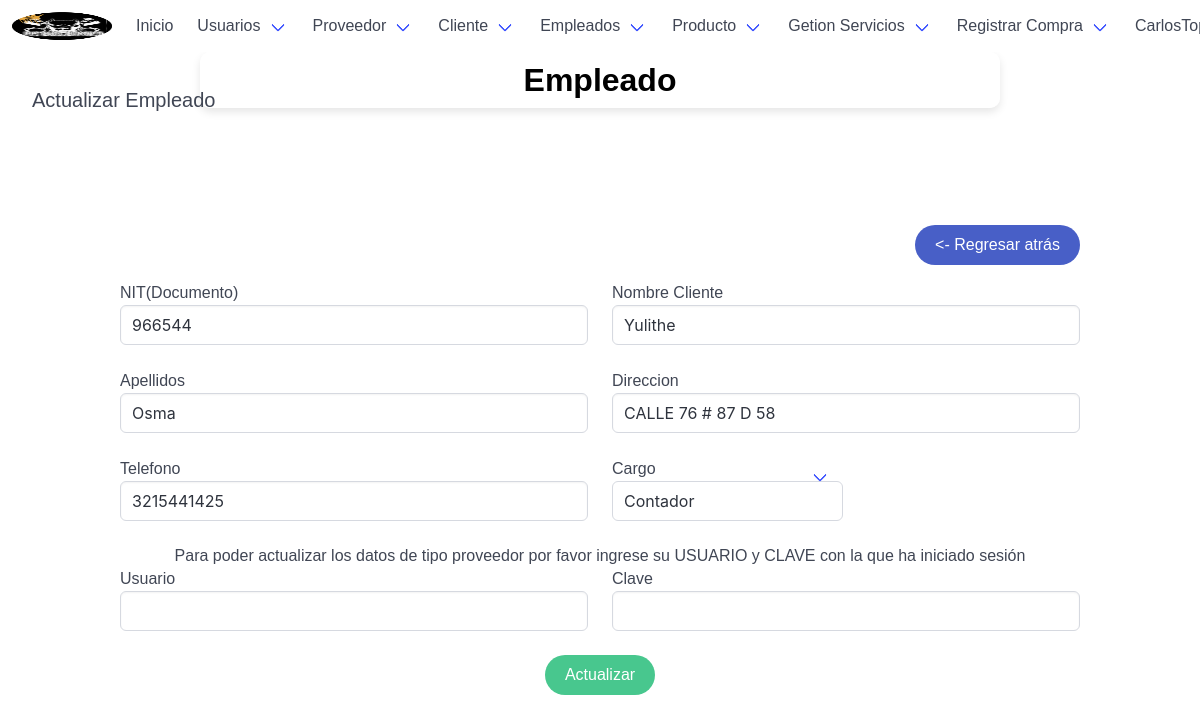
Page /employeeUpdate/966544/ (signed in) on the committed database.
### tables this page shows
CREATE TABLE `empleado` (
  `documento_emp` int(10) NOT NULL,
  `nom_empleado` varchar(50) NOT NULL,
  `ape_empleado` varchar(50) NOT NULL,
  `direccion` varchar(50) NOT NULL,
  `telefono` bigint(15) NOT NULL,
  `id_cargos` int(10) DEFAULT NULL
);

### autoload.php (called while the page is built, shortened)
<?php
    spl_autoload_register(function($clase){
        $archivo=__DIR__."/".$clase.".php";
        $archivo=str_replace("\\","/",$archivo);
    });

### app/models/mainModel.php (called while the page is built, shortened)
<?php
    class mainModel {
        private $server = DB_SERVER;
        private $db = DB_NAME;
        private $user = DB_USER;
        private $pass = DB_PASS;
		public function conectar(){
            $conexion = new PDO("mysql:host=".$this->server.";dbname=".$this->db,$this->user,$this->pass);
			$conexion->exec("SET CHARACTER SET utf8");
			return $conexion;
        }
        protected function ejecutarConsulta($consulta){
            $sql = $this->conectar()->prepare($consulta);
            $sql->execute();
            return $sql;
        }
        public function limpiarCadena($cadena){
			$palabras=["<script>","</script>","<script src","<script type=","SELECT * FROM","SELECT "," SELECT ","DELETE FROM","INSERT INTO","DROP TABLE","DROP DATABASE","TRUNCATE TABLE","SHOW TABLES","SHOW DATABASES","<?php","?>","--","^","<",">","==","=",";","::"];
			$cadena=trim($cadena);
			$cadena=stripslashes($cadena);
			$cadena=trim($cadena);
			$cadena=stripslashes($cadena);
			return $cadena;
		}
        public function seleccionarDatos($tipo,$tabla,$campo,$id){
			$tipo=$this->limpiarCadena($tipo);
			$tabla=$this->limpiarCadena($tabla);
			$campo=$this->limpiarCadena($campo);
			$id=$this->limpiarCadena($id);
            if($tipo=="Unico"){
                $sql=$this->conectar()->prepare("SELECT * FROM $tabla WHERE $campo=:ID");
                $sql->bindParam(":ID",$id);
            }elseif($tipo=="Normal"){
                $sql=$this->conectar()->prepare("SELECT $campo FROM $tabla");
            }
            $sql->execute();
            return $sql;
		}
    }

### app/controllers/employeeController.php (the view, shortened to what this page needs)
<?php
	class employeeController extends mainModel{
		public function obtenerCargoActual($id_Cargo_actual = null) {
			$consulta_datos = "SELECT * FROM cargos  ORDER BY id_cargos ASC";
			$stmt = $this->ejecutarConsulta($consulta_datos);
			$stmt->execute();
			$datos = $stmt->fetchAll();
			$opciones = '';
			foreach ($datos as $row) {
				$selected = ($row['id_cargos'] == $id_Cargo_actual) ? 'selected' : '';
				$opciones .= '<option value="' . htmlspecialchars($row['id_cargos']) . '" ' . $selected . '>' . htmlspecialchars($row['tipo_cargo']) . '</option>';
			}
			return $opciones;
		}
	}

### app/views/content/employeeUpdate-view.php (shortened to what this page needs)
<div class="container is-fluid mb-6">
    <?php
        $id=$insLogin->limpiarCadena($url[1]);
        if($id==$_SESSION['id']){
    ?>
    <h1 class="title">Mi cuenta</h1>
    <h2 class="subtitle">Actualizar cuenta</h2>
    <?php }else{ ?>
    <h1 class="title">Empleado</h1>
    <h2 class="subtitle">Actualizar Empleado</h2>
    <?php } ?>
</div>
<div class="container pb-6 pt-6">
    <?php
        include "./app/views/inc/btn_back.php";
        $datos=$insLogin->seleccionarDatos("Unico","empleado","documento_emp",$id);
        if($datos->rowCount()==1){
            $datos=$datos->fetch();
    ?>
    <form class="FormularioAjax" action="<?php echo APP_URL; ?>app/ajax/empleadoAjax.php" method="POST" autocomplete="off" >
        <div class="columns">
            <div class="column">
                <div class="control">
                    <label>NIT(Documento)</label>
                    <input class="input" type="number" name="documento_emp" pattern="[0-9]{3,40}" maxlength="16" value="<?php echo $datos['documento_emp']; ?>" required>
                </div>
            </div>
            <div class="column">
                <div class="control">
                    <label>Nombre Cliente</label>
                    <input class="input" type="text" name="nom_empleado" pattern="[a-zA-ZáéíóúÁÉÍÓÚñÑ ]{3,40}" maxlength="70" value="<?php echo $datos['nom_empleado']; ?>" required>
                </div>
            </div>
        </div>
        <div class="columns">
            <div class="column">
                <div class="control">
                    <label>Apellidos</label>
                    <input class="input" type="text" name="ape_empleado" pattern="[a-zA-ZáéíóúÁÉÍÓÚñÑ ]{3,40}" maxlength="75" value="<?php echo $datos['ape_empleado']; ?>" required>
                </div>
            </div>
            <div class="column">
                <div class="control">
                    <label>Direccion</label>
                    <input class="input" type="text" name="direccion" maxlength="100" value="<?php echo $datos['direccion']; ?>">
                </div>
            </div>
        </div>
        <div class="columns">
            <div class="column">
                <div class="control">
                    <label>Telefono</label>
                    <input class="input" type="number" name="telefono" pattern="[0-9]{3,40}" maxlength="15" value="<?php echo $datos['telefono']; ?>" required>
                </div>
            </div>
        <div class="column">
            <div class="select is-normal">
                <label>Cargo</label>
                <select name="id_cargos" id="id_cargos">
                    <?php
                    $id_cargo_actual = $datos['id_cargos'];
                    $controlador = new employeeController();
                    echo $controlador->obtenerCargoActual($id_cargo_actual);
                    ?>
                </select>
            </div>
        </div>
        </div>
        <p class="has-text-centered">
            Para poder actualizar los datos de tipo proveedor por favor ingrese su USUARIO y CLAVE con la que ha iniciado sesión
        </p>
        <div class="columns">
            <div class="column">
                <div class="control">
                    <label>Usuario</label>
                    <input class="input" type="text" name="administrador_usuario" pattern="[a-zA-Z0-9]{4,20}" maxlength="20" required >
                </div>
            </div>
            <div class="column">
                <div class="control">
                    <label>Clave</label>
                    <input class="input" type="password" name="administrador_clave" pattern="[a-zA-Z0-9$@.-]{7,100}" maxlength="100" required >
                </div>
            </div>
        </div>
        <p class="has-text-centered">
            <button type="submit" class="button is-success is-rounded">Actualizar</button>
        </p>
    </form>
    <?php
        }else{
            include "./app/views/inc/error_alert.php";
        }
    ?>
</div>

### app/views/css/estilos.css (style rules this page uses)
body,html { height: 100%; width: 100%; }
.title { font-size: 48px; font-weight: bold; margin: 0; }
.subtitle { font-size: 24px; margin: 10px 0; }

### app/views/css/informationshop.css (style rules this page uses)
body { margin: 0; padding: 0; font-family: Arial, sans-serif; box-sizing: border-box; overflow-x: hidden; }
.title { text-align: center; color: black; background-color: rgba(255, 255, 255, 0.7); padding: 10px 20px; border-radius: 10px; box-shadow: 0 4px 8px rgba(0, 0, 0, 0.1); width: 100%; max-width: 800px; margin: 0 auto; }
h1 { font-size: 2em; }
h2, h3, h4 { font-size: 1.5em; }
p, ul, li { font-size: 1em; line-height: 1.4; }

### rows in the picture
empleado: documento_emp "966544", nom_empleado "Yulithe", ape_empleado "Osma", direccion "CALLE 76 # 87 D 58", telefono "3215441425"

### other values in the picture
form field id_cargos "Contador"
